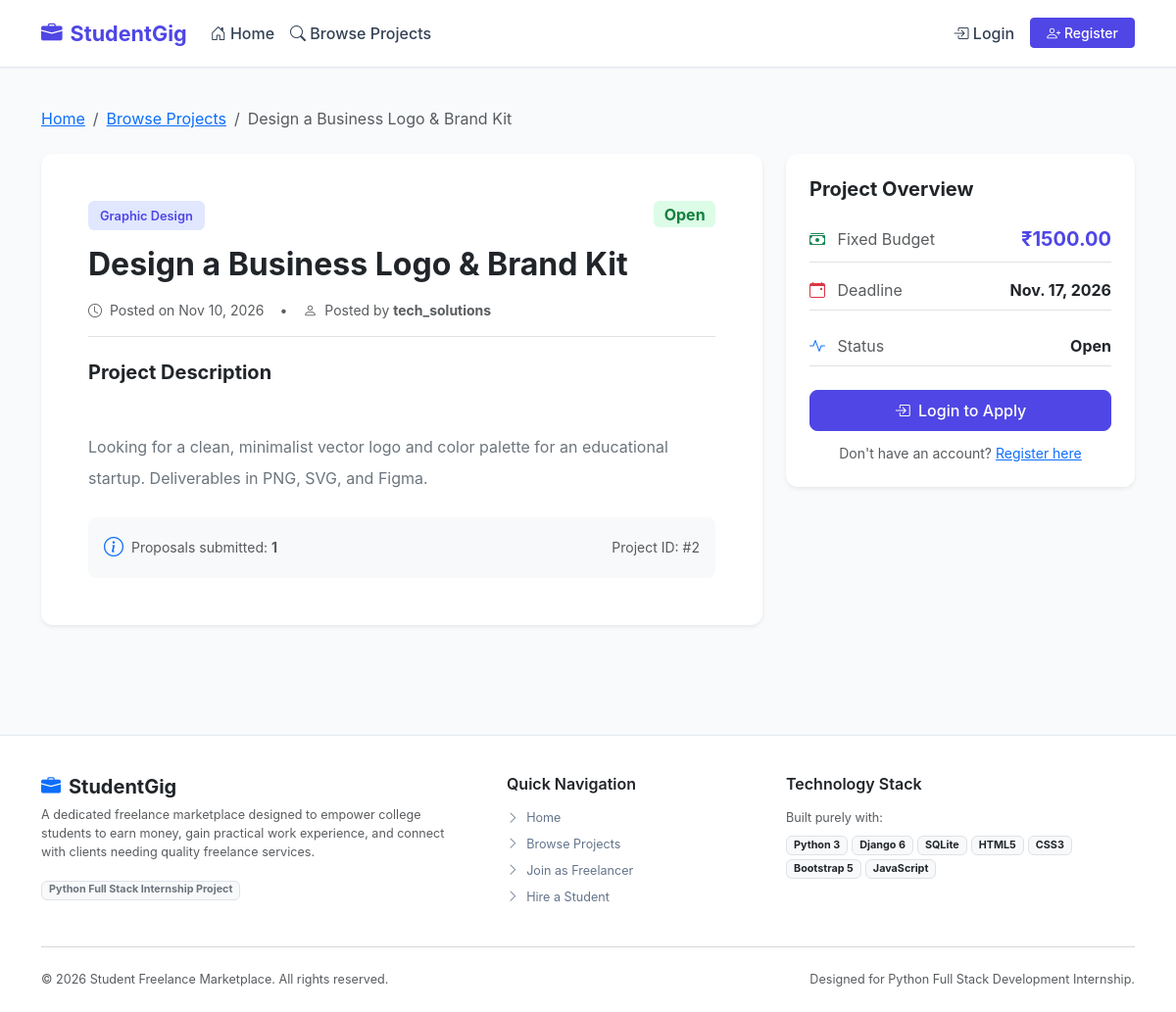
The app's page /projects/2/ with its own data.
### marketplace/models.py (models this page shows, shortened)
class Project(models.Model):
    CATEGORY_CHOICES = [
        ('Web Development', 'Web Development'),
        ('Graphic Design', 'Graphic Design'),
        ('Content Writing', 'Content Writing'),
        ('Video Editing', 'Video Editing'),
        ('UI/UX Design', 'UI/UX Design'),
        ('Data Entry', 'Data Entry'),
        ('Programming', 'Programming'),
    ]
    STATUS_CHOICES = [
        ('Open', 'Open'),
        ('Assigned', 'Assigned'),
        ('Completed', 'Completed'),
        ('Closed', 'Closed'),
    ]
    client = models.ForeignKey(User, on_delete=models.CASCADE, related_name='projects')
    title = models.CharField(max_length=200)
    description = models.TextField()
    category = models.CharField(max_length=50, choices=CATEGORY_CHOICES)
    budget = models.DecimalField(max_digits=10, decimal_places=2)
    deadline = models.DateField()
    status = models.CharField(max_length=20, choices=STATUS_CHOICES, default='Open')
    created_at = models.DateTimeField(auto_now_add=True)
    class Meta:
        ordering = ['-created_at']

### marketplace/views.py (the view)
# urls.py: path('projects/<int:pk>/', views.project_detail, name='project_detail'),
def project_detail(request, pk):
    project = get_object_or_404(Project, pk=pk)
    has_applied = False
    existing_proposal = None
    if request.user.is_authenticated and hasattr(request.user, 'profile'):
        if request.user.profile.role == 'Student':
            existing_proposal = Proposal.objects.filter(project=project, student=request.user).first()
            if existing_proposal:
                has_applied = True
    context = {
        'project': project,
        'has_applied': has_applied,
        'existing_proposal': existing_proposal,
    }
    return render(request, 'marketplace/project_detail.html', context)

### marketplace/templates/marketplace/project_detail.html (shortened to what this page needs)
{% extends 'marketplace/base.html' %}
{% block content %}
<div class="container py-4">
    <nav aria-label="breadcrumb" class="mb-4">
        <ol class="breadcrumb">
            <li class="breadcrumb-item"><a href="{% url 'home' %}">Home</a></li>
            <li class="breadcrumb-item"><a href="{% url 'projects_list' %}">Browse Projects</a></li>
            <li class="breadcrumb-item active" aria-current="page">{{ project.title|truncatechars:35 }}</li>
        </ol>
    </nav>
    <div class="row g-4">
        <div class="col-lg-8">
            <div class="card custom-card p-4 p-md-5 border-0 shadow-sm mb-4">
                <div class="d-flex justify-content-between align-items-start flex-wrap gap-2 mb-3">
                    <span class="badge-category">{{ project.category }}</span>
                    {% if project.status == 'Open' %}
                        <span class="badge badge-open fs-6">Open</span>
                    {% elif project.status == 'Assigned' %}
                        <span class="badge badge-assigned fs-6">Assigned</span>
                    {% elif project.status == 'Completed' %}
                        <span class="badge badge-completed fs-6">Completed</span>
                    {% else %}
                        <span class="badge badge-closed fs-6">Closed</span>
                    {% endif %}
                </div>
                <h2 class="fw-bold text-dark mb-3">{{ project.title }}</h2>
                <div class="d-flex align-items-center gap-3 text-muted small mb-4 pb-3 border-bottom">
                    <span><i class="bi bi-clock me-1"></i> Posted on {{ project.created_at|date:"M d, Y" }}</span>
                    <span>&bull;</span>
                    <span><i class="bi bi-person me-1"></i> Posted by <strong>{{ project.client.username }}</strong></span>
                </div>
                <h5 class="fw-bold text-dark mb-3">Project Description</h5>
                <div class="text-secondary lh-lg mb-4" style="white-space: pre-line;">
                    {{ project.description }}
                </div>
                <div class="p-3 bg-light rounded-3 d-flex flex-wrap justify-content-between align-items-center">
                    <div class="d-flex align-items-center gap-2">
                        <i class="bi bi-info-circle text-primary fs-5"></i>
                        <span class="small text-muted">Proposals submitted: <strong>{{ project.proposals.count }}</strong></span>
                    </div>
                    <span class="small text-muted">Project ID: #{{ project.id }}</span>
                </div>
            </div>
        </div>
        <div class="col-lg-4">
            <div class="card custom-card p-4 border-0 shadow-sm sticky-top" style="top: 90px;">
                <h5 class="fw-bold text-dark mb-4">Project Overview</h5>
                <div class="d-flex justify-content-between align-items-center mb-3 pb-2 border-bottom">
                    <span class="text-muted"><i class="bi bi-cash-stack text-success me-2"></i> Fixed Budget</span>
                    <span class="price-tag">₹{{ project.budget }}</span>
                </div>
                <div class="d-flex justify-content-between align-items-center mb-4 pb-2 border-bottom">
                    <span class="text-muted"><i class="bi bi-calendar-event text-danger me-2"></i> Deadline</span>
                    <span class="fw-bold text-dark">{{ project.deadline }}</span>
                </div>
                <div class="d-flex justify-content-between align-items-center mb-4 pb-2 border-bottom">
                    <span class="text-muted"><i class="bi bi-activity text-primary me-2"></i> Status</span>
                    <span class="fw-bold text-dark">{{ project.status }}</span>
                </div>
                <div class="d-grid gap-2">
                    {% if user.is_authenticated %}
                        {% if user.profile.role == 'Student' %}
                            {% if has_applied %}
                                <div class="alert alert-info py-2 small text-center mb-0">
                                    <i class="bi bi-check-circle-fill me-1"></i> You submitted a proposal
                                    <div class="mt-1">
                                        Status:
                                        {% if existing_proposal.status == 'Accepted' %}
                                            <span class="badge badge-accepted">Accepted</span>
                                        {% elif existing_proposal.status == 'Rejected' %}
                                            <span class="badge badge-rejected">Rejected</span>
                                        {% else %}
                                            <span class="badge badge-pending">Pending</span>
                                        {% endif %}
                                    </div>
                                </div>
                                <a href="{% url 'my_proposals' %}" class="btn btn-outline-primary">
                                    <i class="bi bi-file-earmark-text me-1"></i> View My Proposals
                                </a>
                            {% elif project.status == 'Open' %}
                                <a href="{% url 'submit_proposal' project.id %}" class="btn btn-primary btn-lg fs-6">
                                    <i class="bi bi-send me-1"></i> Submit Proposal
                                </a>
                            {% else %}
                                <button class="btn btn-secondary btn-lg fs-6" disabled>
                                    <i class="bi bi-lock me-1"></i> Applications Closed
                                </button>
                            {% endif %}
                        {% elif user == project.client %}
                            <a href="{% url 'view_proposals' project.id %}" class="btn btn-primary">
                                <i class="bi bi-people me-1"></i> View Proposals ({{ project.proposals.count }})
                            </a>
                            <a href="{% url 'edit_project' project.id %}" class="btn btn-outline-secondary">
                                <i class="bi bi-pencil me-1"></i> Edit Project
                            </a>
                        {% else %}
                            <div class="alert alert-light text-center small border mb-0">
                                Signed in as Client. Only students can submit bids.
                            </div>
                        {% endif %}
                    {% else %}
                        <a href="{% url 'login' %}?next={{ request.path }}" class="btn btn-primary btn-lg fs-6">
                            <i class="bi bi-box-arrow-in-right me-1"></i> Login to Apply
                        </a>
                        <div class="text-center small text-muted mt-1">
                            Don't have an account? <a href="{% url 'register' %}">Register here</a>
                        </div>
                    {% endif %}
                </div>
            </div>
        </div>
    </div>
</div>
{% endblock %}

### marketplace/static/marketplace/css/style.css (style rules this page uses)
:root { --primary-color: #4f46e5; --primary-hover: #4338ca; --primary-light: #e0e7ff; --secondary-color: #ffffff; --bg-light: #f8fafc; --card-bg: #ffffff; --text-dark: #0f172a; --text-muted: #64748b; --border-color: #e2e8f0; --success-color: #10b981; --warning-color: #f59e0b; --danger-color: #ef4444; --shadow-sm: 0 1px 2px 0 rgb(0 0 0 / 0.05); --shadow-md: 0 4px 6px -1px rgb(0 0 0 / 0.1), 0 2px 4px -2px rgb(0 0 0 / 0.1); --shadow-lg: 0 10px 15px -3px rgb(0 0 0 / 0.1), 0 4px 6px -4px rgb(0 0 0 / 0.1); }
body { font-family: -apple-system, BlinkMacSystemFont, "Segoe UI", Roboto, "Helvetica Neue", Arial, sans-serif; background-color: var(--bg-light); color: var(--text-dark); min-height: 100vh; display: flex; flex-direction: column; }
.custom-card { background-color: var(--card-bg); border: 1px solid var(--border-color); border-radius: 0.75rem; box-shadow: var(--shadow-sm); transition: transform 0.2s ease, box-shadow 0.2s ease; }
.badge-category { background-color: var(--primary-light); color: var(--primary-color); font-weight: 600; font-size: 0.8rem; padding: 0.35rem 0.75rem; border-radius: 0.4rem; }
.badge-open { background-color: #dcfce7; color: #15803d; }
.btn-primary { background-color: var(--primary-color); border-color: var(--primary-color); font-weight: 500; }
.price-tag { font-weight: 700; color: var(--primary-color); font-size: 1.25rem; }

### records on screen
Project: title "Design a Business Logo & Brand Kit", category "Graphic Design", created_at "Nov 10, 2026", client.username "tech_solutions", description "Looking for a clean, minimalist vector logo and color palette for an educational startup. Deliverables in PNG, SVG, and Figma.", proposals.count "1", id "2", budget "1500.00", deadline "Nov. 17, 2026", status "Open"
